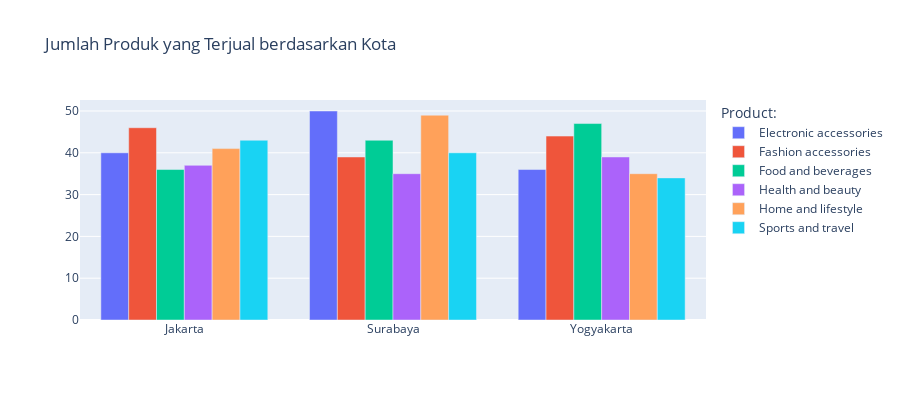

The notebook cell this image was saved under:
### Markdown cell above
Grafik B:

### Code cell
fig = make_subplots(rows=1, 
                    cols=1, 
#                     specs=[[{'type':'domain'}, {'type':'domain'}]],
                    subplot_titles=(' '))


feature = ["Kota", 'NamaProduk']
data2 = pd.crosstab(df[feature[0]], df[feature[1]])
data2['Kota'] = data2.index

labels = data2['Kota'].tolist()
values1 = data2['Electronic accessories'].tolist()
values2 = data2['Fashion accessories'].tolist()
values3 = data2['Food and beverages'].tolist()
values4 = data2['Health and beauty'].tolist()
values5 = data2['Home and lifestyle'].tolist()
values6 = data2['Sports and travel'].tolist()


fig.add_trace(go.Bar(
                    x=labels,
                    y=values1, 
                    name='Electronic accessories'),
                    1,1)

fig.add_trace(go.Bar(
                    x=labels,
                    y=values2, 
                    name='Fashion accessories'),
                    1,1)

fig.add_trace(go.Bar(
                    x=labels,
                    y=values3, 
                    name='Food and beverages'),
                    1,1)

fig.add_trace(go.Bar(
                    x=labels,
                    y=values4, 
                    name='Health and beauty'),
                    1,1)

fig.add_trace(go.Bar(
                    x=labels,
                    y=values5, 
                    name='Home and lifestyle'),
                    1,1)

fig.add_trace(go.Bar(
                    x=labels,
                    y=values6, 
                    name='Sports and travel'),
                    1,1)

fig.update_traces(textposition='inside')
fig.update_layout(uniformtext_minsize=12, uniformtext_mode='hide')
fig['layout'].update(height=400, 
                     width=900, 
                     title='Jumlah Produk yang Terjual berdasarkan Kota',
                    legend_title="Product:")
fig.show()

### Figure 1 — Plotly figure (JSON) as saved in the notebook; plotly's stock layout.template omitted (floating-point values rounded to 4 significant figures)
{"data": [{"name": "Electronic accessories", "textposition": "inside", "type": "bar", "x": ["Jakarta", "Surabaya", "Yogyakarta"], "xaxis": "x", "y": [40, 50, 36], "yaxis": "y"}, {"name": "Fashion accessories", "textposition": "inside", "type": "bar", "x": ["Jakarta", "Surabaya", "Yogyakarta"], "xaxis": "x", "y": [46, 39, 44], "yaxis": "y"}, {"name": "Food and beverages", "textposition": "inside", "type": "bar", "x": ["Jakarta", "Surabaya", "Yogyakarta"], "xaxis": "x", "y": [36, 43, 47], "yaxis": "y"}, {"name": "Health and beauty", "textposition": "inside", "type": "bar", "x": ["Jakarta", "Surabaya", "Yogyakarta"], "xaxis": "x", "y": [37, 35, 39], "yaxis": "y"}, {"name": "Home and lifestyle", "textposition": "inside", "type": "bar", "x": ["Jakarta", "Surabaya", "Yogyakarta"], "xaxis": "x", "y": [41, 49, 35], "yaxis": "y"}, {"name": "Sports and travel", "textposition": "inside", "type": "bar", "x": ["Jakarta", "Surabaya", "Yogyakarta"], "xaxis": "x", "y": [43, 40, 34], "yaxis": "y"}], "layout": {"annotations": [{"font": {"size": 16}, "showarrow": false, "text": " ", "x": 0.5, "xanchor": "center", "xref": "paper", "y": 1, "yanchor": "bottom", "yref": "paper"}], "height": 400, "legend": {"title": {"text": "Product:"}}, "title": {"text": "Jumlah Produk yang Terjual berdasarkan Kota"}, "uniformtext": {"minsize": 12, "mode": "hide"}, "width": 900, "xaxis": {"anchor": "y", "domain": [0, 1]}, "yaxis": {"anchor": "x", "domain": [0, 1]}}}
